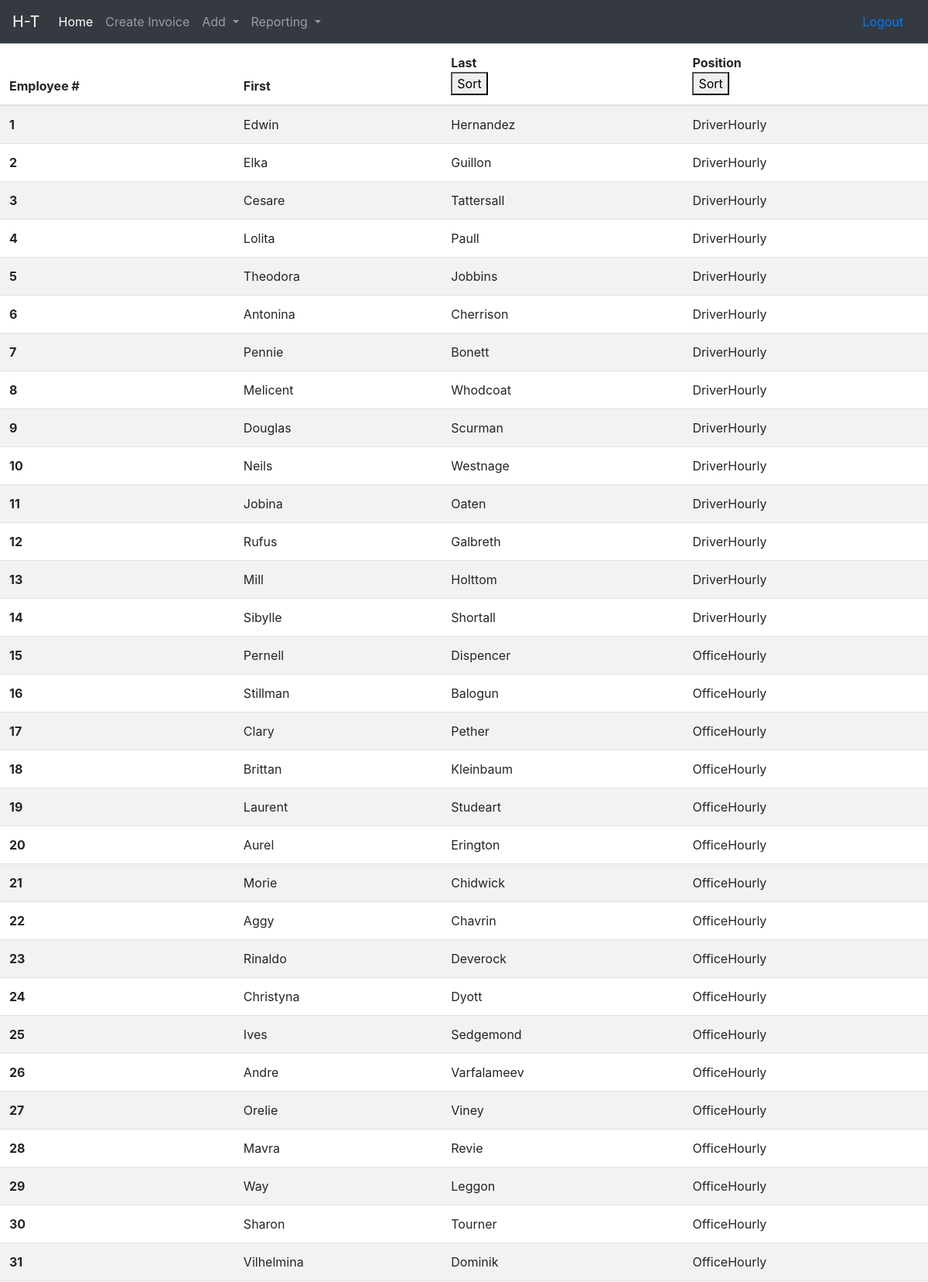
The app's page /reportemployee.php (upper part) with its own data.
### tables this page shows
CREATE TABLE `Employee` (
  `EmployeeID` int(11) NOT NULL AUTO_INCREMENT,
  `Fname` varchar(75) NOT NULL,
  `Lname` varchar(75) NOT NULL,
  `Mname` varchar(75) DEFAULT NULL,
  `PositionID` int(11) NOT NULL,
  `Salary` varchar(6) NOT NULL,
  `SupervisorID` int(11) DEFAULT NULL,
  `CompanyCC` varchar(16) DEFAULT NULL,
  PRIMARY KEY (`EmployeeID`),
  KEY `PositionID` (`PositionID`),
  CONSTRAINT `Employee_ibfk_1` FOREIGN KEY (`PositionID`) REFERENCES `Position` (`PositionID`)
);

CREATE TABLE `Position` (
  `PositionID` int(11) NOT NULL AUTO_INCREMENT,
  `Job` varchar(255) NOT NULL,
  PRIMARY KEY (`PositionID`)
);

### reportemployee.php (the view, shortened to what this page needs)
<?php
require 'helpers.php';
require 'style/header.php';
if(isset($_POST['last']))
{
  ?><table class="table table-striped" method='POST' id="tblData">
  <thead>
    <tr>
      <th scope="col">Employee #<form action="" method="post"> <?php echo "<button onclick= \"location.href='reportemployee.php'\" type=\"button\">
                        Sort</button>"; ?> </form></th>
      <th scope="col">First</th>
      <th scope="col">Last</th>
      <th scope="col">Position<form action="" method="post"> <button class="" name = "position"  type="submit">Sort</button> </form> </th>
    </tr>
  </thead>
  <tbody>
<?php
  $sql = "SELECT * FROM Employee NATURAL JOIN Position ORDER BY Lname";
  $result = mysqli_query($db, $sql);
  while($row = mysqli_fetch_array($result))
  {
    echo "<tr>";
    echo "<th scope='row'>" . $row[1] . "</th>";
    echo "<td>" . $row[2] . "</td>";
    echo "<td>" . $row[3] . "</td>";
    echo "<td>" . $row[8] . "</td>";
    echo "</tr>";
  }
  echo "</tbody>";
  echo "</table>";
}
else {
?>
<table class="table table-striped" id="tblData">
  <thead>
    <tr>
      <th scope="col">Employee # </th>
      <th scope="col">First</th>
      <th scope="col">Last<form action="" method="post"> <button class="" name = "last"  type="submit">Sort</button> </form></th>
      <th scope="col">Position <form action="" method="post"> <button class="" name = "position"  type="submit">Sort</button> </form></th>
    </tr>
  </thead>
  <tbody>
  <?php
  $sql = "SELECT * FROM Employee NATURAL JOIN Position";
  $result = mysqli_query($db, $sql);
  while($row = mysqli_fetch_array($result))
  {
    echo "<tr>";
    echo "<th scope='row'>" . $row[1] . "</th>";
    echo "<td>" . $row[2] . "</td>";
    echo "<td>" . $row[3] . "</td>";
    echo "<td>" . $row[8] . "</td>";
    echo "</tr>";
  }
  echo "</tbody>";
  echo "</table>";
}
?>
<br>
<?php
require 'style/footer.php';
?>

### records on screen
employee: EmployeeID "1", Fname "Edwin", Lname "Hernandez", PositionID.Job "DriverHourly"
employee: EmployeeID "2", Fname "Elka", Lname "Guillon", PositionID.Job "DriverHourly"
employee: EmployeeID "3", Fname "Cesare", Lname "Tattersall", PositionID.Job "DriverHourly"
employee: EmployeeID "4", Fname "Lolita", Lname "Paull", PositionID.Job "DriverHourly"
employee: EmployeeID "5", Fname "Theodora", Lname "Jobbins", PositionID.Job "DriverHourly"
employee: EmployeeID "6", Fname "Antonina", Lname "Cherrison", PositionID.Job "DriverHourly"
employee: EmployeeID "7", Fname "Pennie", Lname "Bonett", PositionID.Job "DriverHourly"
employee: EmployeeID "8", Fname "Melicent", Lname "Whodcoat", PositionID.Job "DriverHourly"
employee: EmployeeID "9", Fname "Douglas", Lname "Scurman", PositionID.Job "DriverHourly"
employee: EmployeeID "10", Fname "Neils", Lname "Westnage", PositionID.Job "DriverHourly"
employee: EmployeeID "11", Fname "Jobina", Lname "Oaten", PositionID.Job "DriverHourly"
employee: EmployeeID "12", Fname "Rufus", Lname "Galbreth", PositionID.Job "DriverHourly"
employee: EmployeeID "13", Fname "Mill", Lname "Holttom", PositionID.Job "DriverHourly"
employee: EmployeeID "14", Fname "Sibylle", Lname "Shortall", PositionID.Job "DriverHourly"
employee: EmployeeID "15", Fname "Pernell", Lname "Dispencer", PositionID.Job "OfficeHourly"
employee: EmployeeID "16", Fname "Stillman", Lname "Balogun", PositionID.Job "OfficeHourly"
employee: EmployeeID "17", Fname "Clary", Lname "Pether", PositionID.Job "OfficeHourly"
employee: EmployeeID "18", Fname "Brittan", Lname "Kleinbaum", PositionID.Job "OfficeHourly"
employee: EmployeeID "19", Fname "Laurent", Lname "Studeart", PositionID.Job "OfficeHourly"
employee: EmployeeID "20", Fname "Aurel", Lname "Erington", PositionID.Job "OfficeHourly"
employee: EmployeeID "21", Fname "Morie", Lname "Chidwick", PositionID.Job "OfficeHourly"
employee: EmployeeID "22", Fname "Aggy", Lname "Chavrin", PositionID.Job "OfficeHourly"
employee: EmployeeID "23", Fname "Rinaldo", Lname "Deverock", PositionID.Job "OfficeHourly"
employee: EmployeeID "24", Fname "Christyna", Lname "Dyott", PositionID.Job "OfficeHourly"
employee: EmployeeID "25", Fname "Ives", Lname "Sedgemond", PositionID.Job "OfficeHourly"
employee: EmployeeID "26", Fname "Andre", Lname "Varfalameev", PositionID.Job "OfficeHourly"
employee: EmployeeID "27", Fname "Orelie", Lname "Viney", PositionID.Job "OfficeHourly"
employee: EmployeeID "28", Fname "Mavra", Lname "Revie", PositionID.Job "OfficeHourly"
employee: EmployeeID "29", Fname "Way", Lname "Leggon", PositionID.Job "OfficeHourly"
employee: EmployeeID "30", Fname "Sharon", Lname "Tourner", PositionID.Job "OfficeHourly"
employee: EmployeeID "31", Fname "Vilhelmina", Lname "Dominik", PositionID.Job "OfficeHourly"
